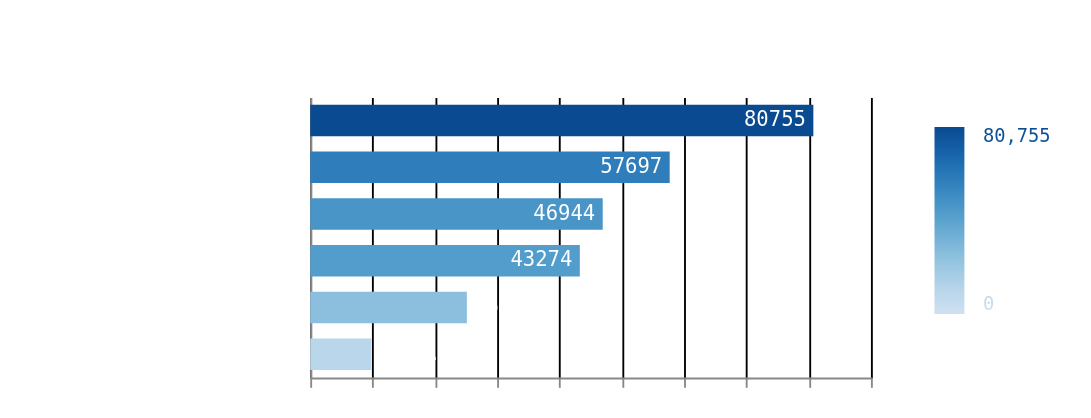

Express this chart as Vega-Lite.
### Vega-Lite specification from a JSON file in a GitHub repository (floating-point values rounded to 4 significant figures)
{"$schema": "https://vega.github.io/schema/vega-lite/v5.json", "description": "3DMark Benchmark", "background": null, "width": "container", "height": 150, "config": {"axis": {"gridColor": "var(--color-line-secondary)"}, "style": {"guide-label": {"font": "'JetBrains Mono', monospace", "fill": "var(--color-text-emphasis)"}, "guide-title": {"font": "'JetBrains Mono', monospace", "fill": "var(--color-text-emphasis)"}, "group-title": {"font": "'JetBrains Mono', monospace", "fill": "var(--color-text-emphasis)"}, "group-subtitle": {"font": "'JetBrains Mono', monospace", "fontStyle": "italic", "fill": "var(--color-text-primary)"}}, "text": {"font": "'JetBrains Mono', monospace", "fontSize": 11}, "view": {"stroke": null}}, "title": {"text": "3DMark Ice Storm GPU Benchmark", "subtitle": "more is better", "offset": 20}, "data": {"name": "scores", "values": [{"name": "Intel HD Graphics 510", "score": 43274}, {"name": "ARM Mali-G52 MP2", "score": 25142}, {"name": "ARM Mali-G52 MP6", "score": 46944}, {"name": "ARM Mali-T860 MP2", "score": 9806.0}, {"name": "NVIDIA Tegra X1 Maxwell", "score": 57697}, {"name": "AMD Radeon RX Vega 3", "score": 80755}]}, "encoding": {"y": {"field": "name", "type": "nominal", "sort": "-x", "title": null, "axis": {"ticks": false, "labelPadding": 8, "labelFontWeight": "bold", "labelFontSize": 11}}, "x": {"field": "score", "type": "quantitative", "title": null, "axis": {"labelSeparation": 10, "labelFlush": false}}}, "layer": [{"mark": {"type": "bar", "height": {"band": 0.75}}, "encoding": {"color": {"field": "score", "type": "quantitative", "scale": {"domainMin": 0}, "legend": {"title": "Score", "titleOrient": "bottom", "gradientLength": 100, "padding": 16, "labelOffset": 10, "tickCount": 1}}}}, {"mark": {"type": "text", "aria": false, "align": {"expr": "datum.score < 30000 ? 'left' : 'right'"}, "dx": {"expr": "datum.score < 30000 ? 4 : -4"}}, "encoding": {"text": {"field": "score", "type": "quantitative"}, "color": {"condition": {"test": {"field": "score", "gt": 30000}, "value": "white"}, "value": "var(--color-text-emphasis)"}}}]}
